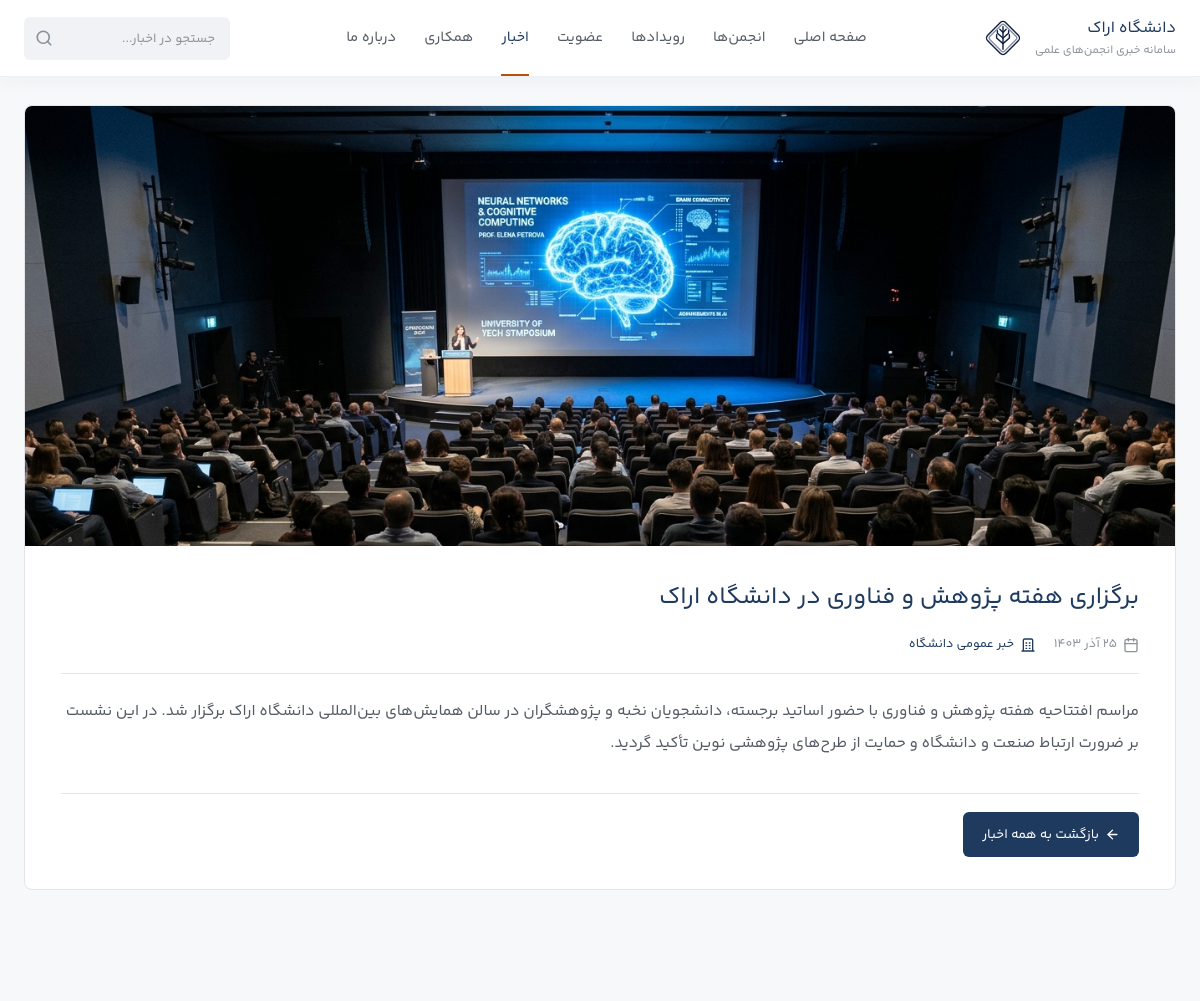
The app's page /news_view.php?id=1 (upper part), older data.
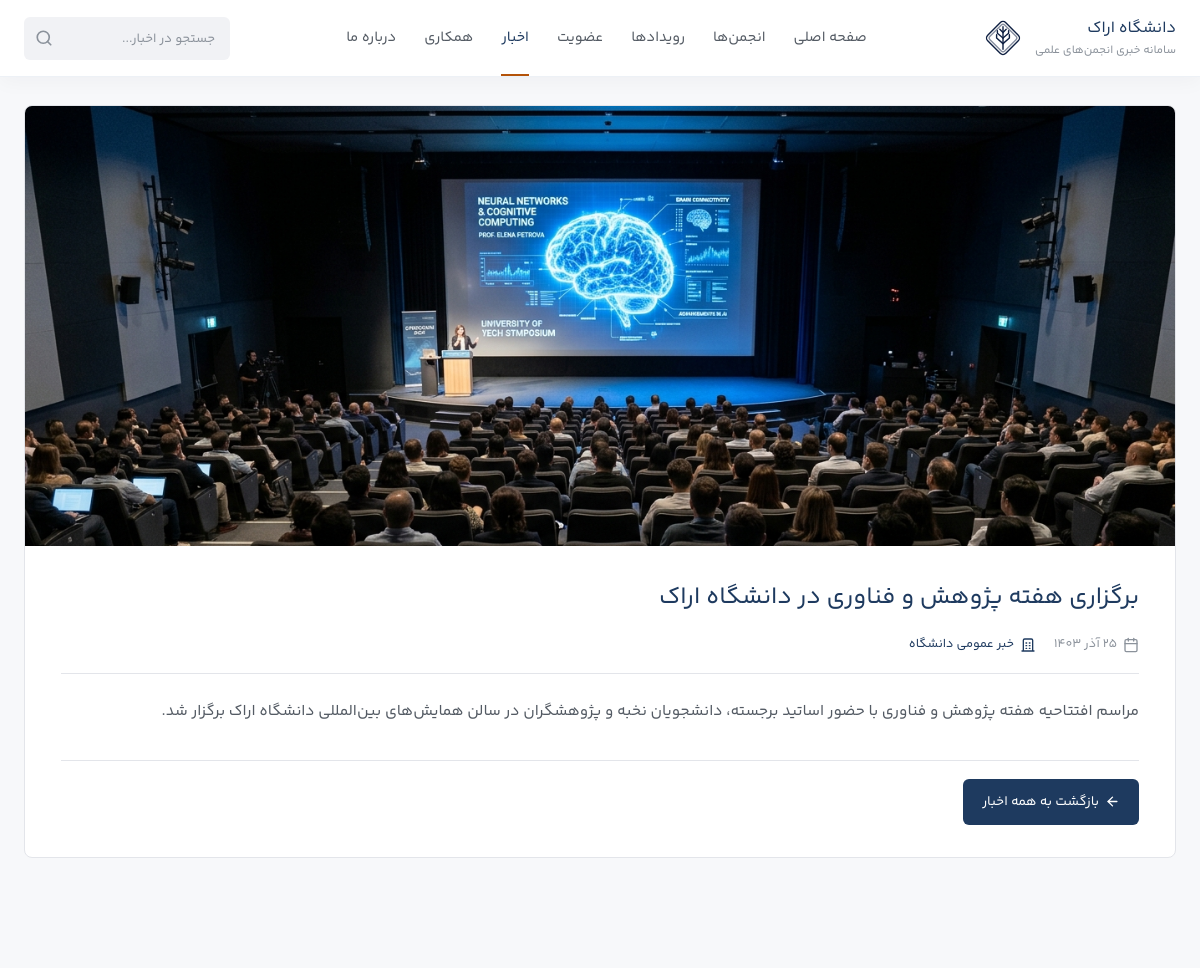
The same page, newer data.
### tables this page shows
CREATE TABLE IF NOT EXISTS `news` (
  `id` int(11) NOT NULL AUTO_INCREMENT PRIMARY KEY,
  `association_id` int(11) DEFAULT 0,
  `title` varchar(255) NOT NULL,
  `content` text,
  `image` varchar(255) NOT NULL,
  `created_at` date NOT NULL,
  KEY `idx_news_assoc` (`association_id`, `created_at`)
) DEFAULT CHARSET=utf8mb4;

### includes/functions.php (the view, shortened to what the changed rows need)
<?php
function e($s) { return htmlspecialchars((string)$s, ENT_QUOTES, 'UTF-8'); }
function gregorian_to_jalali($gy, $gm, $gd) {
    $g_d_m = [0,31,59,90,120,151,181,212,243,273,304,334];
    $gy2 = ($gm > 2) ? ($gy + 1) : $gy;
    $days = 355666 + (365 * $gy) + ((int)(($gy2 + 3) / 4)) - ((int)(($gy2 + 99) / 100)) + ((int)(($gy2 + 399) / 400)) + $gd + $g_d_m[$gm - 1];
    $jy = -1595 + (33 * ((int)($days / 12053)));
    $days %= 12053;
    $jy += 4 * ((int)($days / 1461));
    $days %= 1461;
    if ($days < 186) { $jm = 1 + (int)($days / 31); $jd = 1 + ($days % 31); }
    else { $jm = 7 + (int)(($days - 186) / 30); $jd = 1 + (($days - 186) % 30); }
    return [$jy, $jm, $jd];
}
function formatDate($date) {
    $t = strtotime($date);
    list($jy, $jm, $jd) = gregorian_to_jalali((int)date('Y', $t), (int)date('n', $t), (int)date('j', $t));
    $months = ['','فروردین','اردیبهشت','خرداد','تیر','مرداد','شهریور','مهر','آبان','آذر','دی','بهمن','اسفند'];
    $persian = ["$jd", $months[$jm], "$jy"];
    return strtr(implode(' ', $persian), ['0'=>'۰','1'=>'۱','2'=>'۲','3'=>'۳','4'=>'۴','5'=>'۵','6'=>'۶','7'=>'۷','8'=>'۸','9'=>'۹']);
}
function svgIcon($name, $class = '', $size = null) {
    $szAttr = $size ? 'width="' . (int)$size . '" height="' . (int)$size . '"' : '';
    $cls = $class ? ' class="svg-icon ' . e($class) . '"' : ' class="svg-icon"';
    switch ($name) {
        case 'search':
            return '<svg ' . $cls . ' ' . $szAttr . ' viewBox="0 0 24 24" fill="none" stroke="currentColor" stroke-width="2.2" stroke-linecap="round" stroke-linejoin="round"><circle cx="11" cy="11" r="8"/><line x1="21" y1="21" x2="16.65" y2="16.65"/></svg>';
        case 'calendar':
            return '<svg ' . $cls . ' ' . $szAttr . ' viewBox="0 0 24 24" fill="none" stroke="currentColor" stroke-width="2" stroke-linecap="round" stroke-linejoin="round"><rect x="3" y="4" width="18" height="18" rx="2" ry="2"/><line x1="16" y1="2" x2="16" y2="6"/><line x1="8" y1="2" x2="8" y2="6"/><line x1="3" y1="10" x2="21" y2="10"/></svg>';
        case 'arrow-left':
            return '<svg ' . $cls . ' ' . $szAttr . ' viewBox="0 0 24 24" fill="none" stroke="currentColor" stroke-width="2.2" stroke-linecap="round" stroke-linejoin="round"><line x1="19" y1="12" x2="5" y2="12"/><polyline points="12 19 5 12 12 5"/></svg>';
        case 'building':
        case 'association':
            return '<svg ' . $cls . ' ' . $szAttr . ' viewBox="0 0 24 24" fill="none" stroke="currentColor" stroke-width="2" stroke-linecap="round" stroke-linejoin="round"><path d="M3 21h18M5 21V5a2 2 0 0 1 2-2h10a2 2 0 0 1 2 2v16M9 9h1M9 13h1M9 17h1M14 9h1M14 13h1M14 17h1"/></svg>';
        case 'close':
            return '<svg ' . $cls . ' ' . $szAttr . ' viewBox="0 0 24 24" fill="none" stroke="currentColor" stroke-width="2.5" stroke-linecap="round" stroke-linejoin="round"><line x1="18" y1="6" x2="6" y2="18"/><line x1="6" y1="6" x2="18" y2="18"/></svg>';
        case 'menu':
            return '<svg ' . $cls . ' ' . $szAttr . ' viewBox="0 0 24 24" fill="none" stroke="currentColor" stroke-width="2.2" stroke-linecap="round" stroke-linejoin="round"><line x1="3" y1="12" x2="21" y2="12"/><line x1="3" y1="6" x2="21" y2="6"/><line x1="3" y1="18" x2="21" y2="18"/></svg>';
        case 'telegram':
            return '<svg ' . $cls . ' ' . $szAttr . ' viewBox="0 0 24 24" fill="currentColor"><path d="M12 2C6.48 2 2 6.48 2 12s4.48 10 10 10 10-4.48 10-10S17.52 2 12 2zm4.64 6.8c-.15 1.58-.8 5.42-1.13 7.19-.14.75-.42 1-.68 1.03-.58.05-1.02-.38-1.58-.75-.88-.58-1.38-.94-2.23-1.5-.99-.65-.35-1.01.22-1.59.15-.15 2.71-2.48 2.76-2.69a.2.2 0 0 0-.05-.18c-.06-.05-.14-.03-.21-.02-.09.02-1.49.95-4.22 2.79-.4.27-.76.41-1.08.4-.36-.01-1.04-.2-1.55-.37-.63-.2-1.12-.31-1.08-.66.02-.18.27-.36.74-.55 2.92-1.27 4.86-2.11 5.83-2.51 2.78-1.16 3.35-1.36 3.73-1.36.08 0 .27.02.39.12.1.08.13.19.14.27-.01.06.01.24 0 .37z"/></svg>';
        case 'instagram':
            return '<svg ' . $cls . ' ' . $szAttr . ' viewBox="0 0 24 24" fill="none" stroke="currentColor" stroke-width="2" stroke-linecap="round" stroke-linejoin="round"><rect x="2" y="2" width="20" height="20" rx="5" ry="5"/><path d="M16 11.37A4 4 0 1 1 12.63 8 4 4 0 0 1 16 11.37z"/><line x1="17.5" y1="6.5" x2="17.51" y2="6.5"/></svg>';
        case 'linkedin':
            return '<svg ' . $cls . ' ' . $szAttr . ' viewBox="0 0 24 24" fill="currentColor"><path d="M19 3a2 2 0 0 1 2 2v14a2 2 0 0 1-2 2H5a2 2 0 0 1-2-2V5a2 2 0 0 1 2-2h14m-.5 15.5v-5.3a3.26 3.26 0 0 0-3.26-3.26c-.85 0-1.84.52-2.28 1.3v-1.11h-2.79v8.37h2.79v-4.93c0-.77.62-1.4 1.39-1.4a1.4 1.4 0 0 1 1.4 1.4v4.93h2.75M6.46 10.9v7.6h2.8v-7.6h-2.8M7.86 6.88a1.63 1.63 0 1 0 0 3.26a1.63 1.63 0 0 0 0-3.26z"/></svg>';
        case 'grid':
        case 'portal':
            return '<svg ' . $cls . ' ' . $szAttr . ' viewBox="0 0 24 24" fill="none" stroke="currentColor" stroke-width="2" stroke-linecap="round" stroke-linejoin="round"><rect x="3" y="3" width="7" height="7" rx="2"/><rect x="14" y="3" width="7" height="7" rx="2"/><rect x="14" y="14" width="7" height="7" rx="2"/><rect x="3" y="14" width="7" height="7" rx="2"/></svg>';
    }
}
function getNewsImageUrl($img) {
    if (!empty($img)) {
        if (file_exists(__DIR__ . '/../uploads/news/' . $img)) {
            return 'uploads/news/' . e($img);
        }
    }
    return 'assets/images/news-placeholder1.jpg';
}
function newsImageHtml($img, $alt = '') {
    $src = getNewsImageUrl($img);
    return '<img src="' . $src . '" alt="' . e($alt) . '" loading="lazy">';
}
?>

### news_view.php (shortened to what the changed rows need)
<?php
include 'includes/header.php';
$id = (int)($_GET['id'] ?? 0);
$st = $pdo->prepare("SELECT n.*, a.name AS assoc_name FROM news n LEFT JOIN associations a ON n.association_id = a.id WHERE n.id = ?");
$st->execute([$id]);
$n = $st->fetch();
?>
<article class="news-single-page container">
    <div class="news-single-card">
        <div class="news-single-media">
            <?= newsImageHtml($n['image'], $n['title']) ?>
        </div>
        <div class="news-single-body">
            <h1 class="news-single-title"><?= e($n['title']) ?></h1>
            <div class="news-single-meta">
                <span class="meta-item">
                    <?= svgIcon('calendar', 'meta-icon', 16) ?>
                    <span><?= formatDate($n['created_at']) ?></span>
                </span>
                <?php if (!empty($n['assoc_name'])): ?>
                    <a href="association.php?id=<?= (int)$n['association_id'] ?>" class="meta-item meta-assoc">
                        <?= svgIcon('building', 'meta-icon', 16) ?>
                        <span><?= e($n['assoc_name']) ?></span>
                    </a>
                <?php else: ?>
                    <span class="meta-item meta-assoc">
                    </span>
                <?php endif; ?>
            </div>
            <div class="news-single-content">
                <?= !empty($n['content']) ? nl2br(e($n['content'])) : '<p class="text-muted">متن کامل برای این خبر ثبت نشده است.</p>' ?>
            </div>
            <div class="news-single-footer">
                <a href="news.php" class="btn-primary">
                </a>
            </div>
        </div>
    </div>
</article>
<?php include 'includes/footer.php'; ?>

Row changes from the older to the newer data that the page shows:
changed news "برگزاری هفته پژوهش و فناوری در دانشگاه اراک": content "…دانشگاه اراک برگزار شد. در این نشست بر ضرورت ارتباط صنعت و دانشگاه و حمایت از طرح‌های پژوهشی نوین تأکید گردید." → "مراسم افتتاحیه هفته پژوهش و فناوری با حضور اساتید برجسته، دانشجویان نخبه و پژوهشگران در سالن همایش‌های بین‌المللی دانشگاه اراک برگزار شد."
